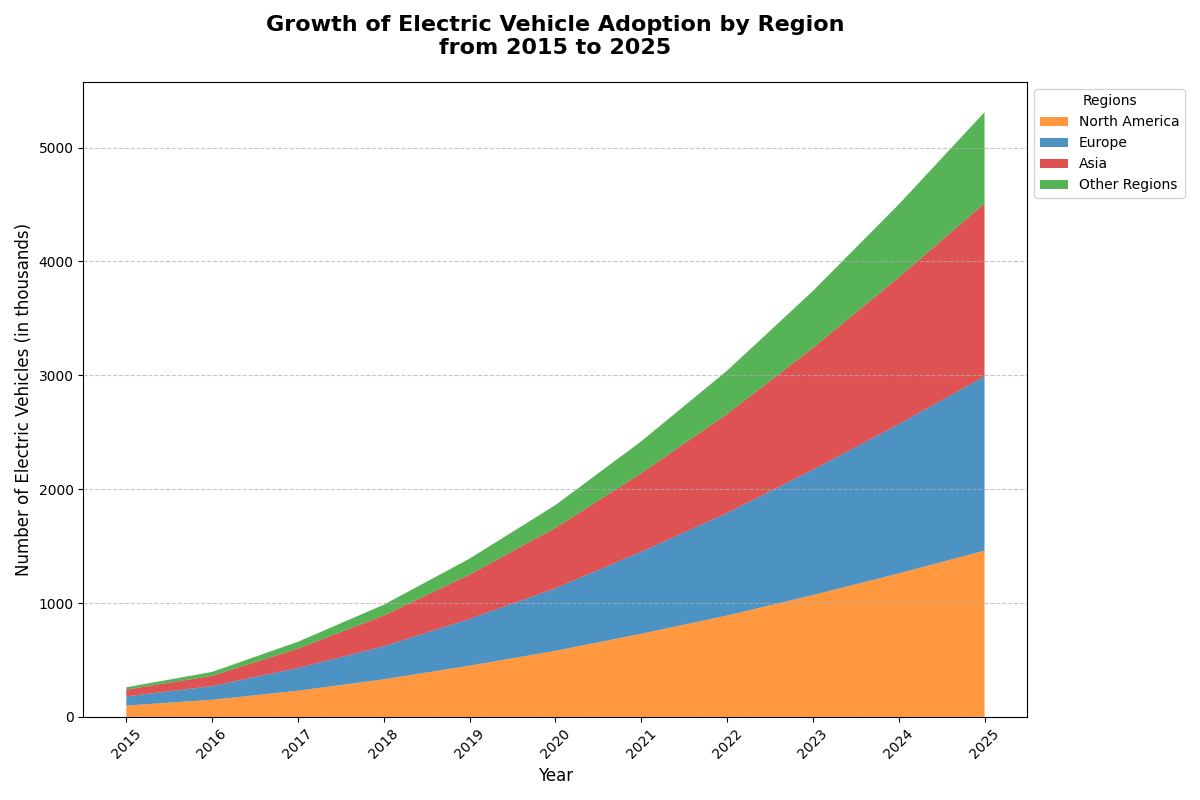

The script that drew this image:
import matplotlib.pyplot as plt
import numpy as np

years = np.arange(2015, 2026)

north_america = [100, 150, 230, 330, 450, 580, 730, 890, 1070, 1260, 1460]
europe = [80, 120, 200, 290, 410, 550, 720, 900, 1100, 1310, 1530]
asia = [60, 90, 170, 270, 390, 530, 690, 870, 1070, 1290, 1520]
other_regions = [20, 35, 60, 95, 140, 200, 280, 380, 500, 640, 800]

data = np.vstack([north_america, europe, asia, other_regions])

fig, ax = plt.subplots(figsize=(12, 8))

# Shuffled colors for the stacked plot
ax.stackplot(years, data, labels=['North America', 'Europe', 'Asia', 'Other Regions'],
             colors=['#ff7f0e', '#1f77b4', '#d62728', '#2ca02c'], alpha=0.8)

ax.set_title('Growth of Electric Vehicle Adoption by Region\nfrom 2015 to 2025', fontsize=16, fontweight='bold', pad=20)
ax.set_xlabel('Year', fontsize=12)
ax.set_ylabel('Number of Electric Vehicles (in thousands)', fontsize=12)

ax.legend(loc='upper left', title='Regions', fontsize=10, bbox_to_anchor=(1, 1))
ax.grid(axis='y', linestyle='--', alpha=0.7)
plt.xticks(years, rotation=45)
plt.tight_layout()

plt.show()
